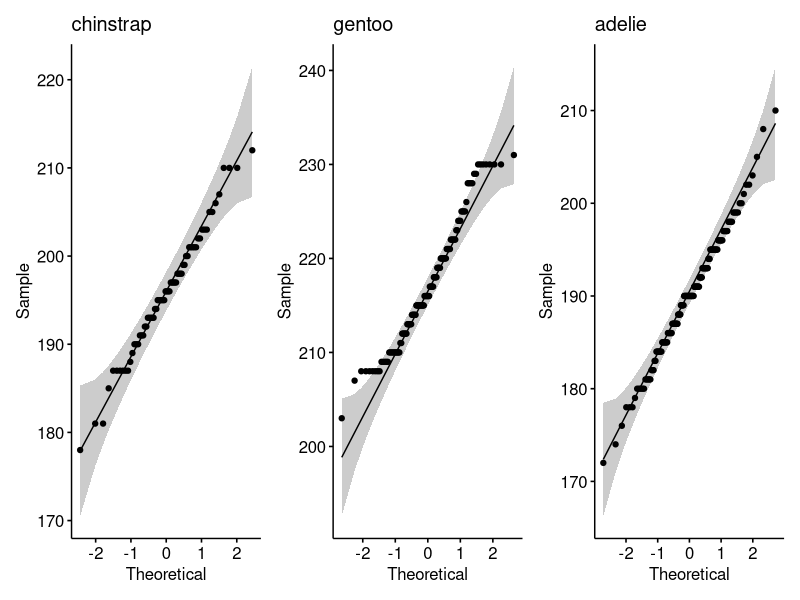
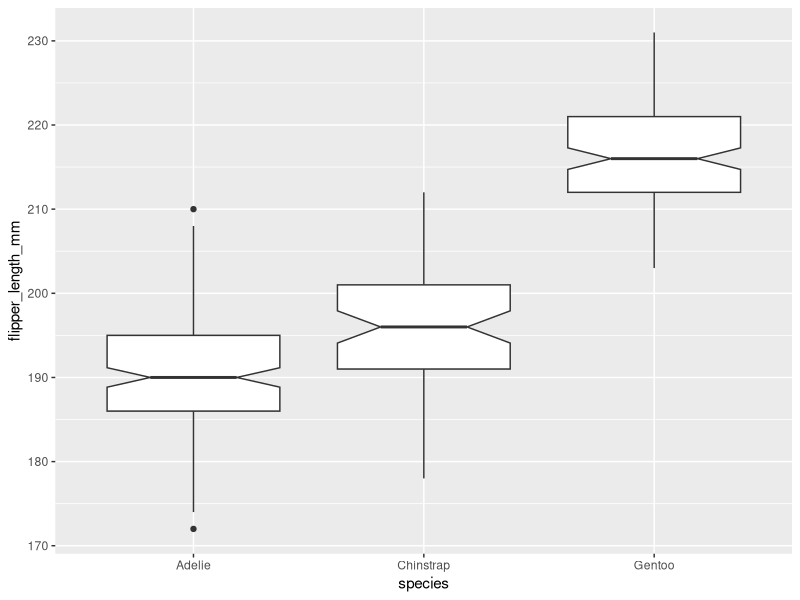

Here is the R script that generated these plots, in order:
## ---- chunk 1
library(palmerpenguins)
library(tidyverse)
adelie <- filter(penguins, species == "Adelie")$flipper_length_mm
gentoo <- filter(penguins, species == "Gentoo")$flipper_length_mm
chinstrap <- filter(penguins, species == "Chinstrap")$flipper_length_mm
## ---- chunk 2
shapiro.test(adelie)
shapiro.test(gentoo)
shapiro.test(chinstrap)
## ---- chunk 3
library(patchwork) # using patchwork to combine multiple plots into one
c <- ggpubr::ggqqplot(chinstrap) + labs(title = "chinstrap")
a <- ggpubr::ggqqplot(adelie) + labs(title = "adelie")
g <- ggpubr::ggqqplot(gentoo) + labs(title = "gentoo")

c + g + a
## ---- chunk 4
var.test(chinstrap, adelie)
## ---- chunk 5
t.test(chinstrap, adelie)
## ---- chunk 6
wilcox.test(chinstrap, gentoo)
## ---- chunk 7
wilcox.test(adelie, gentoo)
## ---- chunk 8
penguins %>%
  ggplot(aes(x = species, y = flipper_length_mm)) +
  geom_boxplot(notch = TRUE)
